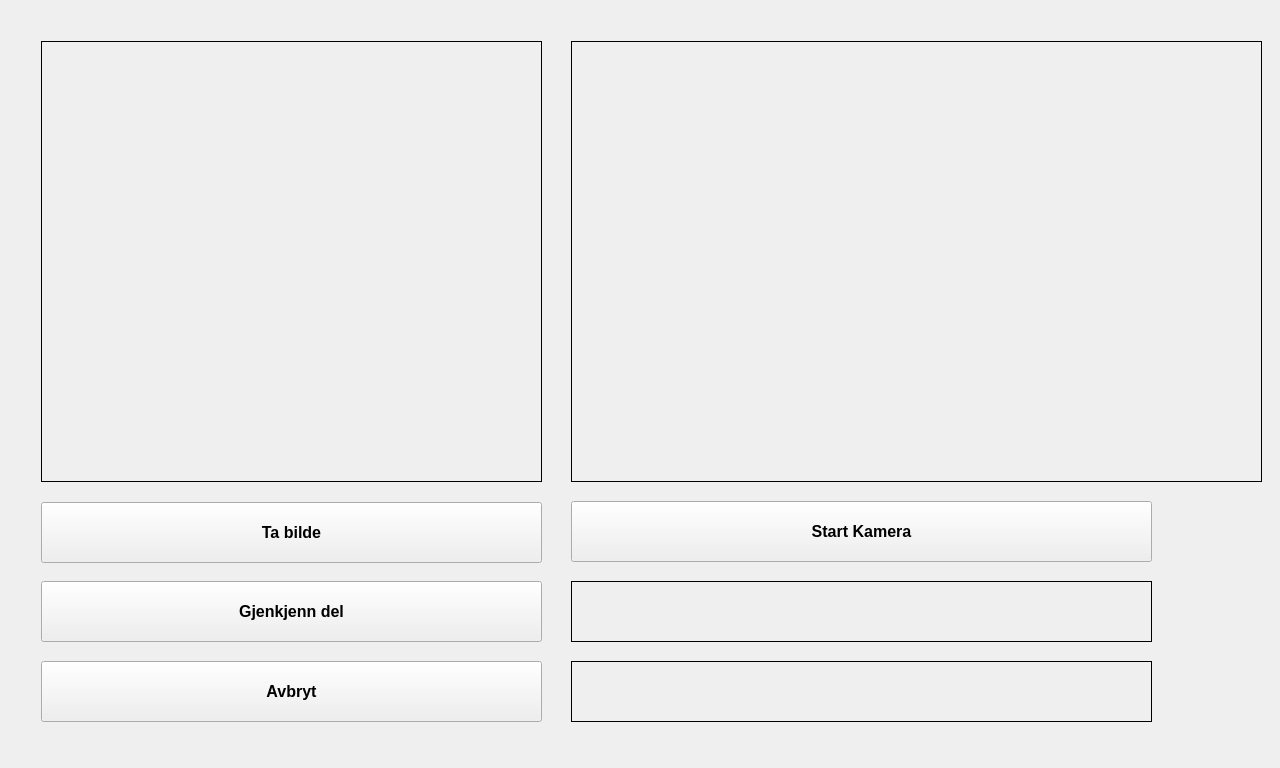
<?xml version="1.0" encoding="UTF-8"?>
<ui version="4.0">
 <class>gjenkjenning_motta</class>
 <widget class="QWidget" name="gjenkjenning_motta">
  <property name="geometry">
   <rect>
    <x>0</x>
    <y>0</y>
    <width>1280</width>
    <height>768</height>
   </rect>
  </property>
  <property name="windowTitle">
   <string>Form</string>
  </property>
  <layout class="QGridLayout" name="gridLayout">
   <item row="1" column="0">
    <widget class="QStackedWidget" name="stackedWidget">
     <widget class="QWidget" name="page">
      <widget class="QLabel" name="labelOrginalFrame">
       <property name="geometry">
        <rect>
         <x>30</x>
         <y>30</y>
         <width>501</width>
         <height>441</height>
        </rect>
       </property>
       <property name="autoFillBackground">
        <bool>true</bool>
       </property>
       <property name="frameShape">
        <enum>QFrame::Box</enum>
       </property>
       <property name="text">
        <string/>
       </property>
      </widget>
      <widget class="QLabel" name="labelMatchFrame">
       <property name="geometry">
        <rect>
         <x>560</x>
         <y>30</y>
         <width>691</width>
         <height>441</height>
        </rect>
       </property>
       <property name="autoFillBackground">
        <bool>true</bool>
       </property>
       <property name="frameShape">
        <enum>QFrame::Box</enum>
       </property>
       <property name="text">
        <string/>
       </property>
      </widget>
      <widget class="QPushButton" name="pushButtonTakePicture">
       <property name="geometry">
        <rect>
         <x>30</x>
         <y>491</y>
         <width>501</width>
         <height>61</height>
        </rect>
       </property>
       <property name="font">
        <font>
         <pointsize>12</pointsize>
         <weight>75</weight>
         <bold>true</bold>
        </font>
       </property>
       <property name="text">
        <string>Ta bilde</string>
       </property>
      </widget>
      <widget class="QPushButton" name="pushButtonCompareImages">
       <property name="geometry">
        <rect>
         <x>30</x>
         <y>570</y>
         <width>501</width>
         <height>61</height>
        </rect>
       </property>
       <property name="font">
        <font>
         <pointsize>12</pointsize>
         <weight>75</weight>
         <bold>true</bold>
        </font>
       </property>
       <property name="text">
        <string>Gjenkjenn del</string>
       </property>
      </widget>
      <widget class="QPushButton" name="pushButtonClose">
       <property name="geometry">
        <rect>
         <x>30</x>
         <y>650</y>
         <width>501</width>
         <height>61</height>
        </rect>
       </property>
       <property name="font">
        <font>
         <pointsize>12</pointsize>
         <weight>75</weight>
         <bold>true</bold>
        </font>
       </property>
       <property name="text">
        <string>Avbryt</string>
       </property>
      </widget>
      <widget class="QLabel" name="labelMatchPercent">
       <property name="geometry">
        <rect>
         <x>560</x>
         <y>570</y>
         <width>581</width>
         <height>61</height>
        </rect>
       </property>
       <property name="font">
        <font>
         <pointsize>12</pointsize>
         <weight>75</weight>
         <bold>true</bold>
        </font>
       </property>
       <property name="autoFillBackground">
        <bool>true</bool>
       </property>
       <property name="frameShape">
        <enum>QFrame::Box</enum>
       </property>
       <property name="text">
        <string/>
       </property>
      </widget>
      <widget class="QLabel" name="labelImageName">
       <property name="geometry">
        <rect>
         <x>560</x>
         <y>650</y>
         <width>581</width>
         <height>61</height>
        </rect>
       </property>
       <property name="font">
        <font>
         <weight>75</weight>
         <bold>true</bold>
        </font>
       </property>
       <property name="autoFillBackground">
        <bool>true</bool>
       </property>
       <property name="frameShape">
        <enum>QFrame::Box</enum>
       </property>
       <property name="text">
        <string/>
       </property>
      </widget>
      <widget class="QPushButton" name="pushButtonStartKamera">
       <property name="geometry">
        <rect>
         <x>560</x>
         <y>490</y>
         <width>581</width>
         <height>61</height>
        </rect>
       </property>
       <property name="font">
        <font>
         <pointsize>12</pointsize>
         <weight>75</weight>
         <bold>true</bold>
        </font>
       </property>
       <property name="text">
        <string>Start Kamera</string>
       </property>
      </widget>
     </widget>
    </widget>
   </item>
  </layout>
 </widget>
 <resources/>
 <connections/>
</ui>
